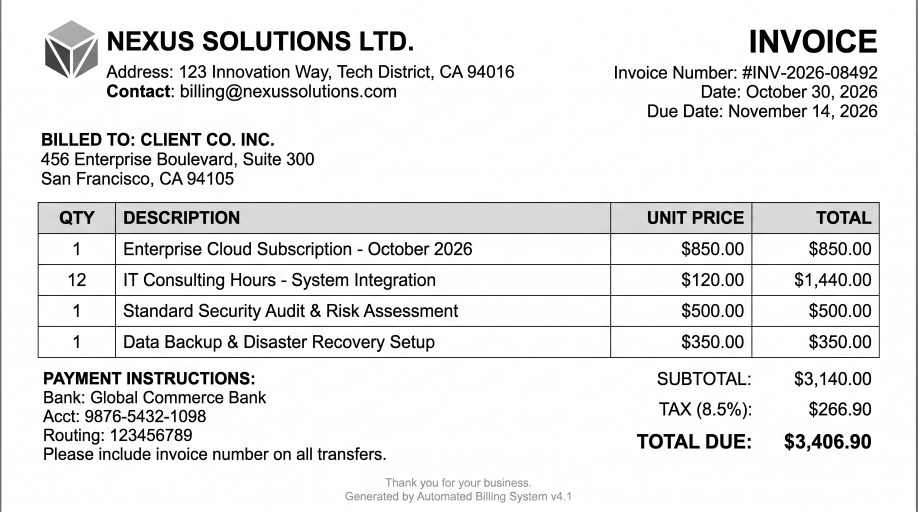
#> input picture backend/python/_noise/samples/AI.jfif, 2752 x 1536 px, found by its file name (shown at 1/3 size)
$ python noise.py
#> lines starting #> are read from the running program, lines starting #| are printed output that depends on the picture
#> the answer given: samples/AI.jfif

from pathlib import Path

import cv2
import numpy as np
import pymupdf

SAMPLES = Path("samples")
RESULTS = Path("results")
RESULTS.mkdir(exist_ok=True)

DPI = 300


# ==========================================
# load image / turn pdf to png
# ==========================================

def load_image(filename):
#> called with filename = 'samples/AI.jfif'
    path = SAMPLES / filename
    path = Path(path)

    if not path.exists():
        raise FileNotFoundError(f"File not found: {path}")

    if path.suffix.lower() == ".pdf":
        # Convert first PDF page into lossless PNG
        with pymupdf.open(str(path)) as doc:
            pix = doc[0].get_pixmap(
                dpi=DPI,
                colorspace=pymupdf.csRGB,
                alpha=False
            )

            png_path = RESULTS / f"{path.stem}_converted.png"
            pix.save(str(png_path))

        image = cv2.imread(str(png_path))
    else:
        image = cv2.imread(str(path))
#> image is the input picture: shape (1536, 2752, 3); mean B, G, R 231.3, 231.7, 231.7

    if image is None:
        raise ValueError("Unable to read image")

    print(f"Image resolution: {image.shape[1]} x {image.shape[0]}")
#| Image resolution: 2752 x 1536
    return image


# ==========================================
# SELECT BACKGROUND REGION
# ==========================================

def select_background(image):
    height, width = image.shape[:2]
#> height = 1536; width = 2752

    # Resize preview only, original image is unchanged
    scale = min(1000 / width, 800 / height, 1.0)
#> scale = 0.363

    preview = cv2.resize(
        image, None, fx=scale, fy=scale,
        interpolation=cv2.INTER_AREA
    )
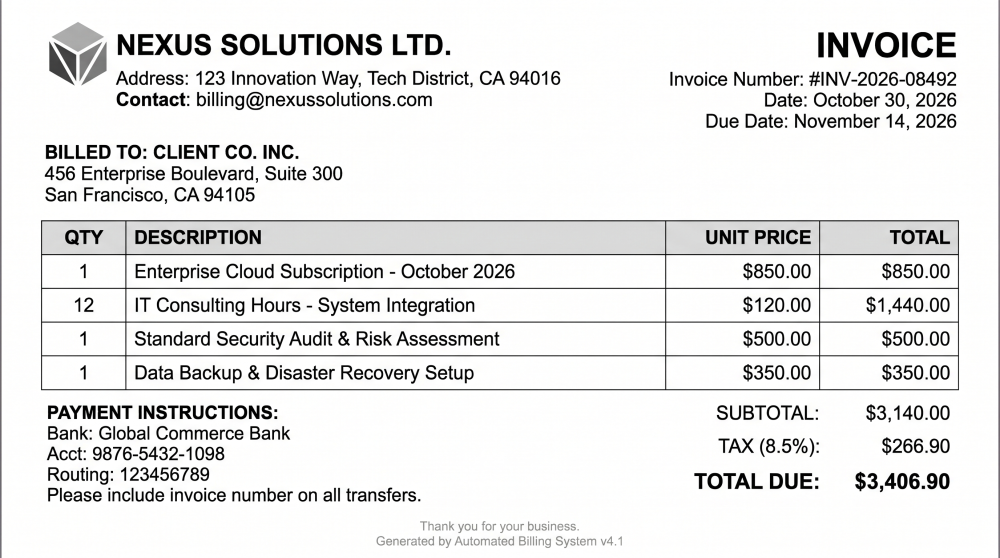
#> preview: shape (558, 1000, 3); mean B, G, R 231.4, 231.8, 231.7

    print("\nSelect a clean background region.")
    print("Drag mouse to select, then press ENTER.")

#> (the run stopped early here; a loop or call above may not have finished)

$ run again, on backend/python/_noise/samples/_ai.png
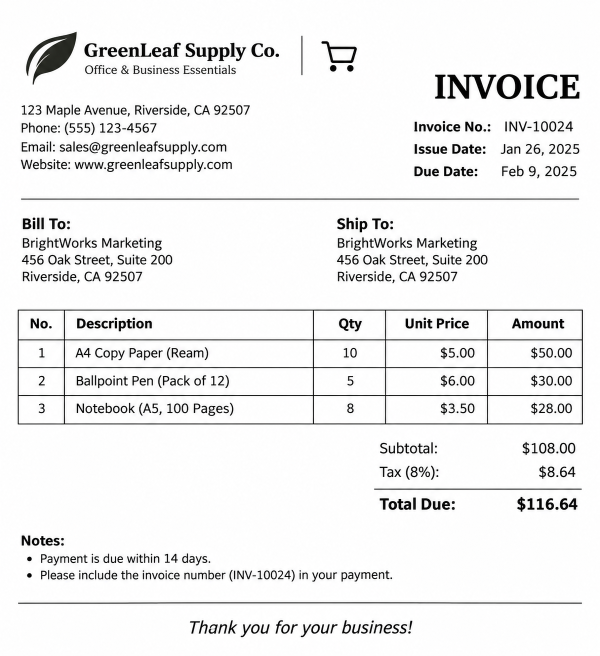
#> input picture backend/python/_noise/samples/_ai.png, 1199 x 1312 px, found by its file name (shown at 1/2 size)
#> in load_image, image is the input picture: shape (1312, 1199, 3); mean B, G, R 239.3, 239.2, 239.2
#| Image resolution: 1199 x 1312
#> in select_background, `preview = cv2.resize( image, None, fx=scale, fy=scale, interpolation=c..`:
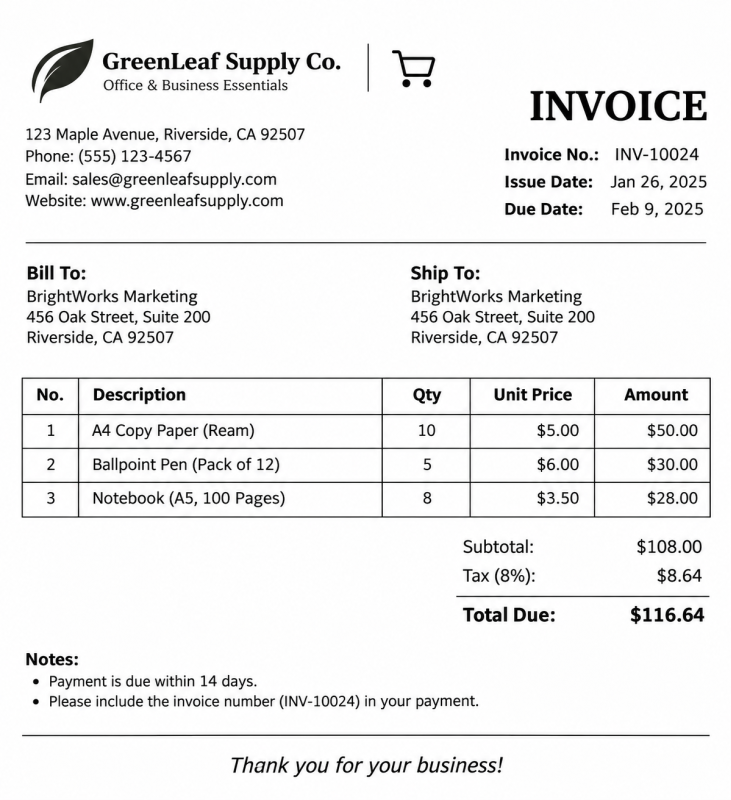
#> preview: shape (800, 731, 3); mean B, G, R 239.3, 239.2, 239.2
